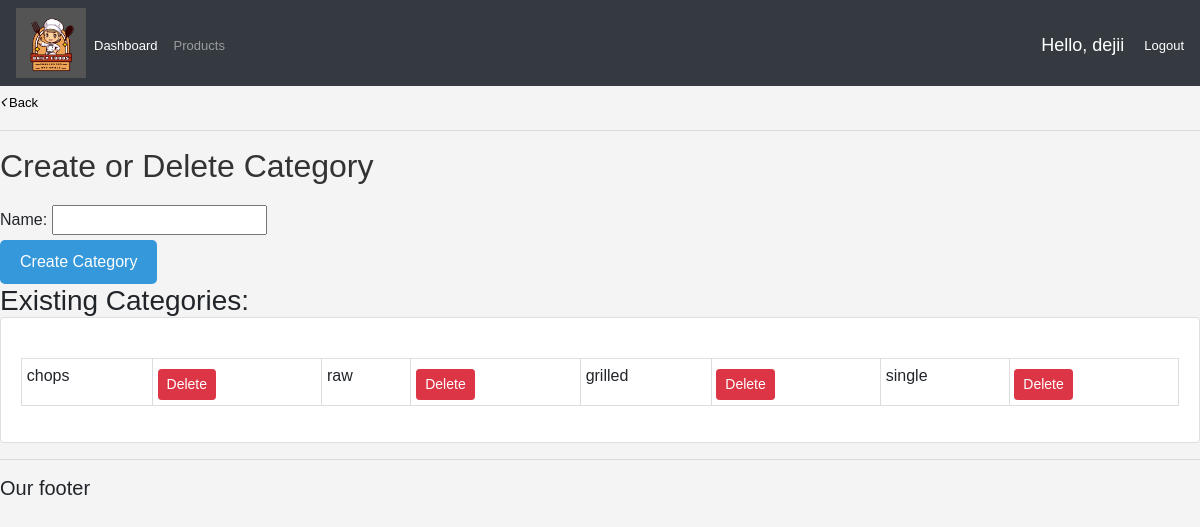
The app's page /create_category/ (signed in) with its own data.
### smallchops/models.py (models this page shows, shortened)
class Category(models.Model):
    name = models.CharField(max_length=200, null=True )

### smallchops/decorators.py (the view)
        def wrapper_func(request, *args, **kwargs):
            group = None
            if request.user.groups.exists():
                group = request.user.groups.all()[0].name
            if group in allowed_roles:
              return view_func(request, *args, **kwargs)
            else:
                return HttpResponse('you are not allowed to view this page')

### smallchops/forms.py
class CategoryForm(forms.ModelForm):
    class Meta:
        model = Category
        fields = '__all__'

### smallchops/views.py (called while the page is built, shortened)
@login_required(login_url='login')
@allowed_users(allowed_roles=['admin'])
def create_category(request, category_id=None):
    if request.method == 'POST':
        form = CategoryForm(request.POST)
        if form.is_valid():
            form.save()
            return redirect('create_category')
    else:
        form = CategoryForm()
    categories = Category.objects.all()
    return render(request, 'admin/create_category.html', {'form': form, 'categories': categories})

### templates/admin/create_category.html (shortened to what this page needs)
{% extends 'admin/base.html' %}
{% block content %}
<a href="{% url 'product_list' %}"><i style='font-size:15px' class='fas fa-angle-left'></i> Back</a>
<hr>
  <h2>Create or Delete Category</h2>
  <form method="post" action="{% url 'create_category' %}">
    {{ form.as_p }}
    <button type="submit">Create Category</button>
  </form>
  <h3>Existing Categories:</h3>
  <div class="card card-body">
    <table class=" table table-sm">
      <tr>
    {% for category in categories %}
        <td>{{ category.name }}</td>
        <td><a class="btn btn-sm btn-danger" href="{% url 'create_category' category.id %}?delete=true">Delete</a></td>
    {% endfor %}
     </tr>
    </table>
  </div>
{% endblock %}

### templates/admin/Navbar.html (shortened to what this page needs)
{% load static %}
<nav class="navbar navbar-expand-lg navbar-dark bg-dark">
    <Img src="{% static 'images/logo/Logo2.png' %}" height="70px" width="70px">
    <div class="collapse navbar-collapse" id="navbarNavAltMarkup">
      <ul class="navbar-nav">
        <li class="navbar-nav">
        <a class="nav-link active" href="{% url 'home' %}">Dashboard</a>
        </li>
        <li class="navbar-nav">
        <a class="nav-link" href="{% url 'product_list' %}">Products</a>
        </li>
      </ul>
    </div>
    <a class="hello-msg" href="{% url 'daily_total' %}">Hello, {{ request.user }}</a>
    <span><a class="cate" href="{% url 'logout' %}">Logout</a></span>
</nav>

### static/css/real.css (style rules this page uses)
body { background-color: #ebeff5; }

### static/css/admin.css (style rules this page uses)
body, h1, h2, p, ul, li { margin: 0; padding: 0; }
body { font-family: Arial, sans-serif; background-color: #f4f4f4; }
.cate { color: white; }
h2 { color: #333; }
form { margin-top: 20px; }
button { background-color: #3498db; color: #fff; padding: 10px 20px; border: none; border-radius: 5px; cursor: pointer; margin-right: 10px; }
a { text-decoration: none; color: #3498db; }
body, h1, h2, h3, p, ul, li { margin: 0; padding: 0; }
ul { list-style: none; }
li { margin-bottom: 10px; }
table { width: 100%; border-collapse: collapse; margin-top: 20px; }
th, td { border: 1px solid #ddd; padding: 8px; text-align: left; }
.hello-msg { font-size: 18px; color: #fff; margin-right: 20px; }
a { display: block; margin-top: 5px; text-decoration: none; color: black; font-size: small; }

### records on screen
Category: name "chops"
Category: name "raw"
Category: name "grilled"
Category: name "single"

### other values on screen
{{ request.user }} "dejii"
